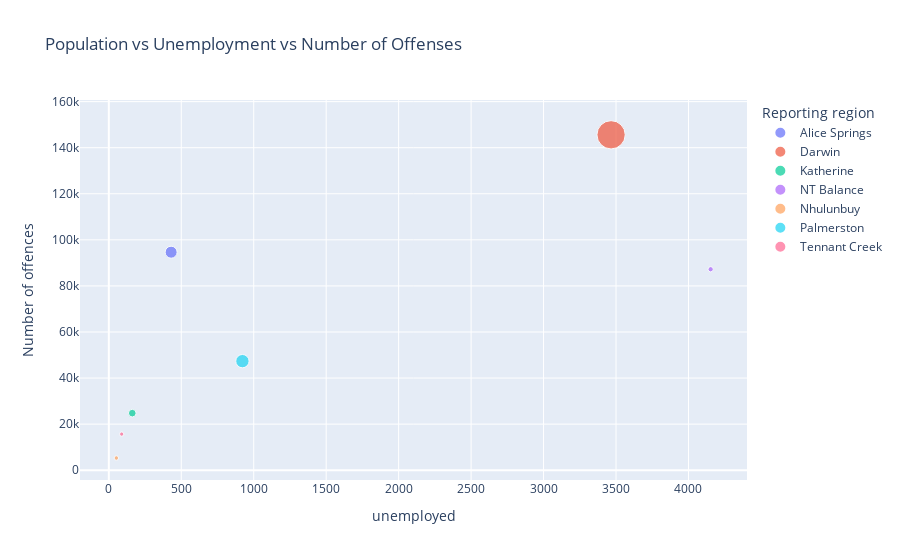

Source (notebook cell):
### Code cell
px.scatter(region_population_unemployment_df, x = 'unemployed', y = 'Number of offences', size = 'population', color = 'Reporting region', title = 'Population vs Unemployment vs Number of Offenses' )

### Figure 1 — Plotly figure (JSON) as saved in the notebook; plotly's stock layout.template omitted (floating-point values rounded to 4 significant figures)
{"data": [{"hovertemplate": "Reporting region=Alice Springs<br>unemployed=%{x}<br>Number of offences=%{y}<br>population=%{marker.size}<extra></extra>", "legendgroup": "Alice Springs", "marker": {"color": "#636efa", "size": [23736], "sizemode": "area", "sizeref": 330.1, "symbol": "circle"}, "mode": "markers", "name": "Alice Springs", "orientation": "v", "showlegend": true, "type": "scatter", "x": [430], "xaxis": "x", "y": [94639], "yaxis": "y"}, {"hovertemplate": "Reporting region=Darwin<br>unemployed=%{x}<br>Number of offences=%{y}<br>population=%{marker.size}<extra></extra>", "legendgroup": "Darwin", "marker": {"color": "#EF553B", "size": [132045], "sizemode": "area", "sizeref": 330.1, "symbol": "circle"}, "mode": "markers", "name": "Darwin", "orientation": "v", "showlegend": true, "type": "scatter", "x": [3466], "xaxis": "x", "y": [145595], "yaxis": "y"}, {"hovertemplate": "Reporting region=Katherine<br>unemployed=%{x}<br>Number of offences=%{y}<br>population=%{marker.size}<extra></extra>", "legendgroup": "Katherine", "marker": {"color": "#00cc96", "size": [9717], "sizemode": "area", "sizeref": 330.1, "symbol": "circle"}, "mode": "markers", "name": "Katherine", "orientation": "v", "showlegend": true, "type": "scatter", "x": [162], "xaxis": "x", "y": [24768], "yaxis": "y"}, {"hovertemplate": "Reporting region=NT Balance<br>unemployed=%{x}<br>Number of offences=%{y}<br>population=%{marker.size}<extra></extra>", "legendgroup": "NT Balance", "marker": {"color": "#ab63fa", "size": [4576], "sizemode": "area", "sizeref": 330.1, "symbol": "circle"}, "mode": "markers", "name": "NT Balance", "orientation": "v", "showlegend": true, "type": "scatter", "x": [4153], "xaxis": "x", "y": [87229], "yaxis": "y"}, {"hovertemplate": "Reporting region=Nhulunbuy<br>unemployed=%{x}<br>Number of offences=%{y}<br>population=%{marker.size}<extra></extra>", "legendgroup": "Nhulunbuy", "marker": {"color": "#FFA15A", "size": [3240], "sizemode": "area", "sizeref": 330.1, "symbol": "circle"}, "mode": "markers", "name": "Nhulunbuy", "orientation": "v", "showlegend": true, "type": "scatter", "x": [52], "xaxis": "x", "y": [5295], "yaxis": "y"}, {"hovertemplate": "Reporting region=Palmerston<br>unemployed=%{x}<br>Number of offences=%{y}<br>population=%{marker.size}<extra></extra>", "legendgroup": "Palmerston", "marker": {"color": "#19d3f3", "size": [29346], "sizemode": "area", "sizeref": 330.1, "symbol": "circle"}, "mode": "markers", "name": "Palmerston", "orientation": "v", "showlegend": true, "type": "scatter", "x": [922], "xaxis": "x", "y": [47344], "yaxis": "y"}, {"hovertemplate": "Reporting region=Tennant Creek<br>unemployed=%{x}<br>Number of offences=%{y}<br>population=%{marker.size}<extra></extra>", "legendgroup": "Tennant Creek", "marker": {"color": "#FF6692", "size": [2991], "sizemode": "area", "sizeref": 330.1, "symbol": "circle"}, "mode": "markers", "name": "Tennant Creek", "orientation": "v", "showlegend": true, "type": "scatter", "x": [89], "xaxis": "x", "y": [15671], "yaxis": "y"}], "layout": {"legend": {"itemsizing": "constant", "title": {"text": "Reporting region"}, "tracegroupgap": 0}, "title": {"text": "Population vs Unemployment vs Number of Offenses"}, "xaxis": {"anchor": "y", "domain": [0, 1], "title": {"text": "unemployed"}}, "yaxis": {"anchor": "x", "domain": [0, 1], "title": {"text": "Number of offences"}}}}
